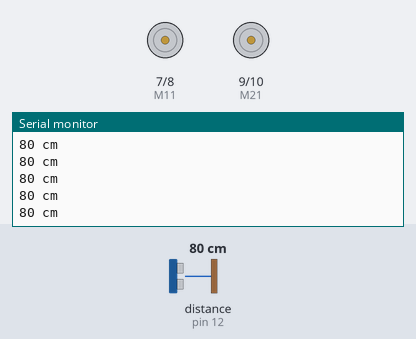
Simulated run of this sketch. Board: Arduino Uno, built with avr-gcc and run on an emulated ATmega328P. Shown: motor-driver pin pairs drawn as motors (green arrow = first pin HIGH = forward, orange = second pin HIGH = backward, longer = more drive, scaled by the enable pin), the last lines printed to the serial monitor. Wiring (inferred from the names in the program): ultrasonic range finder: trigger pin 13; echo pin 12. The test bench sets the inputs (shaded band); at power-on: distance to the obstacle (sensor on pin 12) 80 cm. The echo pulse lasts 58.3 µs per cm.

Above: at 1.2 s.
1.3 s: distance to the obstacle (sensor on pin 12) set to 13 cm
At 2.4 s:
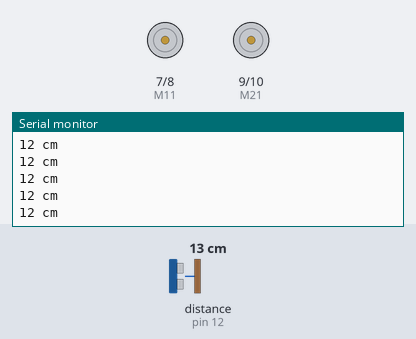
4.3 s: distance to the obstacle (sensor on pin 12) set to 10 cm
At 5.1 s:
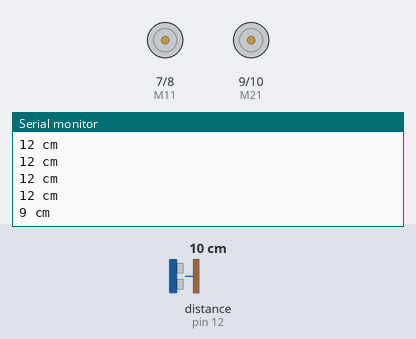
5.8 s: distance to the obstacle (sensor on pin 12) set to 35 cm
At 6.32 s:
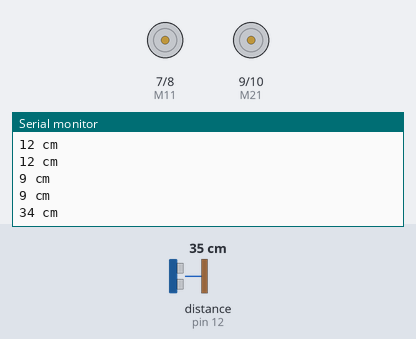
7.8 s: distance to the obstacle (sensor on pin 12) set to 2 cm
At 9.6 s:
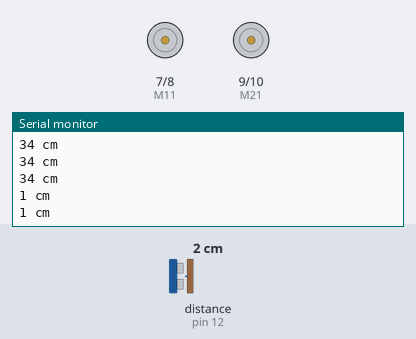
Timing chart, 0 to 10.3 s (numbered marks = the images above; inputs shaded):
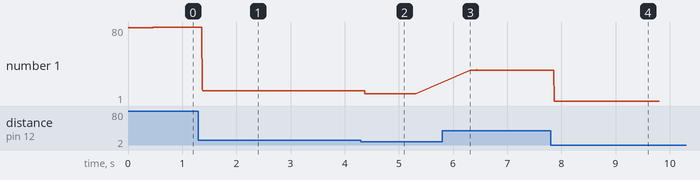

Measured:
- after the input at 1.3 s, the serial monitor: prints a new line after 0.07 s (image 1)
- after the input at 4.3 s, the serial monitor: prints a new line after 0.07 s (image 2)
- after the input at 5.8 s, the serial monitor: prints a new line after 0.52 s (image 3)
- after the input at 7.8 s, the serial monitor: prints a new line after 0.07 s (image 4)
- plotted number 1: 80 → 12 after the input at 1.3 s, 12 → 9 after the input at 4.3 s, 9 → 34 after the input at 5.8 s, 34 → 1 after the input at 7.8 s

The sketch:

Obstacle_Avoider_Robot.ino
```cpp
#define Trig 13   // Trigger Pin of Ultrasonic Sensor
#define Echo 12   // Echo Pin of Ultrasonic Sensor to Pin Number 12 of Arduino UNO
#define ENA 5  // PWM Pin for Left Motor
#define ENB 6  // PWM Pin for Right Motor
#define M11 7  // Left Motor Pin 1
#define M12 8  // Left Motor Pin 2
#define M21 9  // Right Motor Pin 1
#define M22 10 // Right Motor Pin 2
void setup() {
  pinMode(Trig, OUTPUT);
  pinMode(Echo, INPUT);
  pinMode(ENA, OUTPUT);
  pinMode(ENB, OUTPUT);
  pinMode(M11, OUTPUT);
  pinMode(M12, OUTPUT);
  pinMode(M21, OUTPUT);
  pinMode(M22, OUTPUT);
  Serial.begin(9600);
}
void loop() {
  long t = 0, h = 0;
  digitalWrite(Trig, LOW);        // Transmitting Pulse
  delayMicroseconds(2);
  digitalWrite(Trig, HIGH);
  delayMicroseconds(10);
  digitalWrite(Trig, LOW);
  t = pulseIn(Echo, HIGH);        // Waiting for Pulse
  h = (t/2) / 29.1;               // Calculating Distance
  Serial.print(h);                // Sending to Computer
  Serial.print(" cm\n");

  if (h<=10)                      // Condition for Motors
  {
    digitalWrite(M11, 0);
    digitalWrite(M12, 0);
    digitalWrite(M21, 1);
    digitalWrite(M22, 0);
    delay(1000);                    // Alter for Accurate Turn After Detecting Obstacle
  }
  else
  {
    digitalWrite(M11, 1);
    digitalWrite(M12, 0);
    digitalWrite(M21, 1);
    digitalWrite(M22, 0);
  }
}
```
